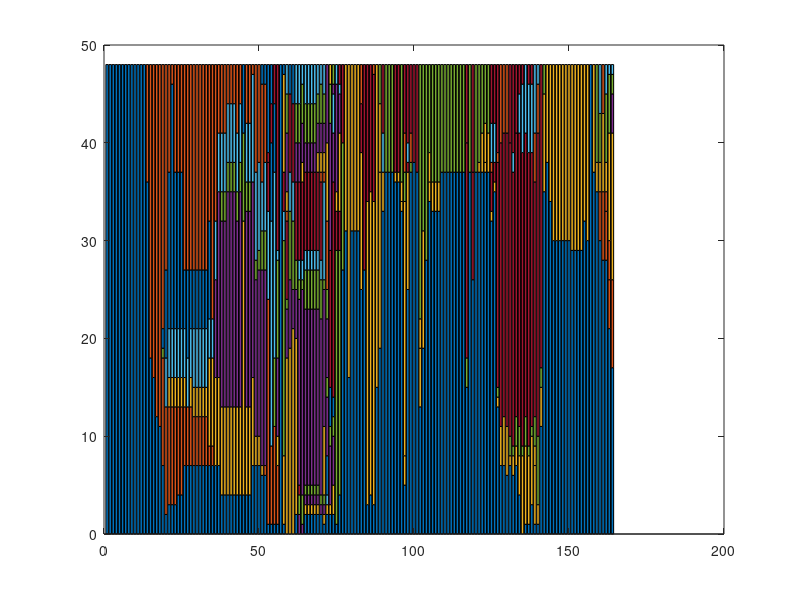

Reproduce this figure in MATLAB.
clc; clear all; close all;

load('objectStates.mat');

num = length(objectState);
[users segments]=size(objectState{1});

for seg=1:segments
    for oo=1:num
        for uu=1:users
            Ob{uu}(oo,seg)=(objectState{oo}(uu,seg)>0);
        end
    end
end

% initialize Naviagation Graph
V = 0; numV = 1;
E = 0;

% update Navigation Graph
for uu=1:users
    priorStatus = 0;
    for seg=1:segments
        % check status
        currentStatus=bi2de(Ob{uu}(:,seg)');
        % update Navigation Graph
        if find(currentStatus==V)
            % found
            ind = find(currentStatus==V);
            ind2 = find(priorStatus==V);
            E(ind, ind2) = E(ind, ind2) + 1;
        else
            % not found
            V = [V; currentStatus];
            tempE = E;
            numV = numV + 1;
            E = zeros(numV,numV);
            E(1:end-1,1:end-1) = tempE;
            ind2 = find(priorStatus==V);
            E(end,ind2) = 1; 
        end
        priorStatus = currentStatus;
    end
end

% status analysis
for seg=1:segments
    for uu=1:users
        statusRecord(uu,seg)=bi2de(Ob{uu}(:,seg)');
    end
    a(seg,:) = hist(statusRecord(:,seg),sort(V,'ascend')); 
end

bar(a,'stacked')

% initialize Naviagation Graph
V2{1} = 0; 
E2{1} = 0;

% update Navigation Graph
for uu=1:users
    priorStatus2 = 0;
    ind4 = 1;
    V2{1} = bi2de(Ob{uu}(:,1)');
    E2{1} = 0;
    V2{2} = 0;
    E2{2} = 0;
    for seg=2:segments
        % check status
        currentStatus2{seg}=bi2de(Ob{uu}(:,seg)');
        % update Navigation Graph
        if find(currentStatus2{seg}==V2{seg})
            if uu==1
                V2{seg+1} = 0;
                E2{seg+1} = 0;
            end
            % found
            ind3 = find(currentStatus2{seg}==V2{seg});
            E2{seg}(ind3, ind4) = E2{seg}(ind3, ind4) + 1;
        else
            % not found
            V2{seg} = [V2{seg}; currentStatus2{seg}];
            tempE2 = E2{seg};
            numV2 = length(V2{seg});
            E2{seg} = zeros(numV2,length(V2{seg-1}));
            E2{seg}(1:end-1,1:end) = tempE2;
            E2{seg}(end,ind4) = 1; 
            if seg<segments
                if uu==1
                    V2{seg+1}=0;
                    E2{seg+1}=0;
                end
                tempE2 = E2{seg+1};
                numV2 = length(V2{seg+1});
                E2{seg+1} = zeros(numV2,length(V2{seg}));
                E2{seg+1}(1:end,1:end-1) = tempE2;
                %E2{seg+1}(end) = 0; 
            end
        end
        priorStatus2 = currentStatus2{seg};
        ind4 = find(priorStatus2==V2{seg});
    end
end